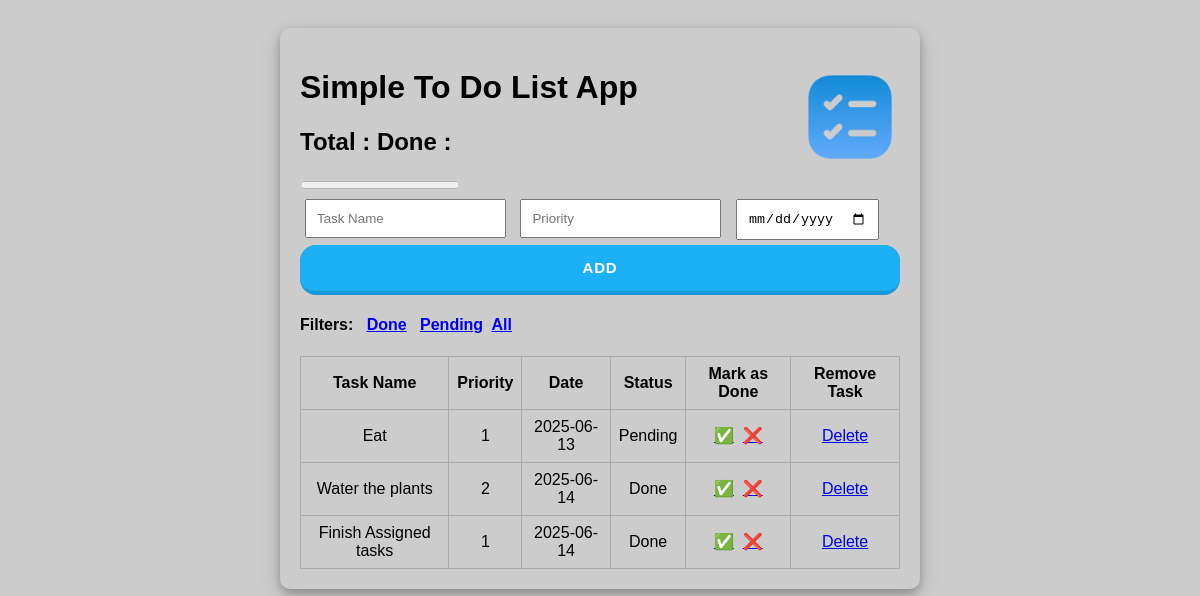
The app's page /allfilter with its own data.
### tables this page shows
CREATE TABLE task (
                id INTEGER PRIMARY KEY AUTOINCREMENT,
                tname TEXT,
                priority INTEGER,
                datepick DATE,
                status TEXT
            );

### app.py (the view)
@app.route("/allfilter")
def allfilter():
    with sqlite3.connect(DB) as conn:
        don = conn.execute("SELECT * FROM task").fetchall()
    return render_template("index.html", items=don)
    return redirect("/")

### templates/index.html (shortened to what this page needs)
<!DOCTYPE html>
<html>
<head>
    <link rel="stylesheet" href="{{ url_for('static', filename='style.css') }}">
</head>
<body>
    <div class="container">
       <h3>
        <img src="{{ url_for('static', filename='task.png') }}" width="100px" style="float:right;" />
           </h3>
        <h1>Simple To Do List App</h1>
        <h2>Total : {{total}} Done : {{done}}</h2>
        <progress id="file" value = {{done}} max = {{total}}> </progress>
        <form method="POST">
            <input type="text" name="taskname" placeholder="Task Name" required>
            <input type="number" name="priority" placeholder="Priority" required>
            <input type="date"  name="datepicker" placeholder="Date" required>
            <button class="button-19" type="submit">Add</button>
        </form>
        <h4>
            Filters: &nbsp;&nbsp;<a href="{{ url_for('donefilter') }}">Done</a> &nbsp;
            <a href="{{ url_for('pendingfilter') }}">Pending</a>&nbsp;
            <a href="{{ url_for('allfilter') }}">All</a>
        </h4>
        <table>
            <thead>
                <tr>
                    <th>Task Name</th>
                    <th>Priority</th>
                    <th>Date</th>
                    <th>Status</th>
                    <th>Mark as Done</th>
                    <th>Remove Task</th>
                </tr>
            </thead>
            <tbody>
                {% for item in items %}
                <tr>
                    <td>{{ item[1] }}</td>
                    <td>{{ item[2] }}</td>
                    <td>{{ item[3] }}</td>
                    <td>{{ item[4] }}</td>
                    <td><a href="{{ url_for('mark', item_id=item[0]) }}">✅</a> &nbsp;<a href="{{ url_for('unmark', item_id=item[0]) }}">❌</a></td>
                    <td><a href="{{ url_for('delete', item_id=item[0]) }}">Delete</a></td>
                </tr>
                {% endfor %}
            </tbody>
        </table>
    </div>
</body>
</html>

### static/style.css (style rules this page uses)
body { font-family: Arial; background: #f4f4f4; padding: 20px; background-image: url("https://images.unsplash.com/photo-1616088410192-d1b123712994?fm=jpg&q=60&w=3000&ixlib=rb-4.1.0&ixid=M3wxMjA3fDB8MHxzZWFyY2h8Mnx8bWluaW1hbCUyMGJhY2tncm91bmR8ZW58MHx8MHx8fDA%3D"); background-color: #cccccc; background-position: center; background-repeat: no-repeat; background-size: cover; position: relative; }
.container { padding: 20px; width: 600px; margin: auto; border-radius: 10px; box-shadow: 0 4px 8px 0 rgba(0, 0, 0, 0.2), 0 6px 20px 0 rgba(0, 0, 0, 0.19); backdrop-filter: blur(10px); }
form input, form button { margin: 5px; padding: 10px; }
.button-19 { appearance: button; background-color: #1899D6; border: solid transparent; border-radius: 16px; border-width: 0 0 4px; box-sizing: border-box; color: #FFFFFF; cursor: pointer; display: inline-block; font-family: din-round,sans-serif; font-size: 15px; font-weight: 700; letter-spacing: .8px; line-height: 20px; margin: 0; outline: none; overflow: visible; padding: 13px 16px; text-align: center; text-transform: uppercase; touch-action: manipulation; transform: translateZ(0); transition: filter .2s; user-select: none; -webkit-user-select: none; vertical-align: middle; white-space: nowrap; width: 100%; }
.button-19:after { background-clip: padding-box; background-color: #1CB0F6; border: solid transparent; border-radius: 16px; border-width: 0 0 4px; bottom: -4px; content: ""; left: 0; position: absolute; right: 0; top: 0; z-index: -1; }
.button-19, .button-19:focus { user-select: auto; }
table { width: 100%; margin-top: 20px; border-collapse: collapse; }
th, td { border: 1px solid #aaa; padding: 8px; text-align: center; }

### records on screen
task: tname "Eat", priority "1", datepick "2025-06-13", status "Pending"
task: tname "Water the plants", priority "2", datepick "2025-06-14", status "Done"
task: tname "Finish Assigned tasks", priority "1", datepick "2025-06-14", status "Done"
